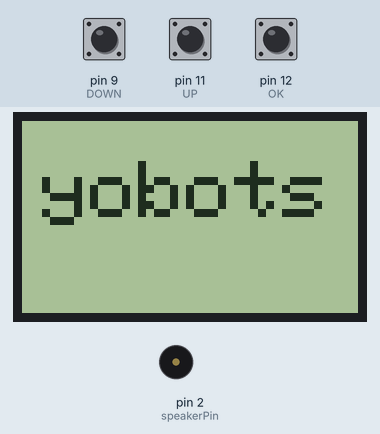
Bench run of a sketch on a simulated Arduino Uno, built with avr-gcc and run on an emulated ATmega328P. Shown: 84×48 one-colour display, buzzer (waves = sounding, pin HIGH). The test bench sets the inputs (shaded band); at power-on: pin 9 (DOWN) HIGH, pin 11 (UP) HIGH, pin 12 (OK) HIGH. Random numbers use the default seed unless the sketch sets one.

Above: at 0.1 s.

The sketch:

snake_and_pong_game.ino
```cpp
#include <EEPROM.h>
#include <Adafruit_GFX.h>
#include <Adafruit_PCD8544.h>


Adafruit_PCD8544 display = Adafruit_PCD8544(7, 6, 5, 4, 3);  //Initialise display object

// pin 7 - Serial clock out (SCLK)
// pin 6 - Serial data out (DIN)
// pin 5 - Data/Command select (D/C)
// pin 4 - LCD chip select (CS)
// pin 3 - LCD reset (RST)

int menuitem = 1;
int page =0;
volatile boolean up = false;
volatile boolean down = false;
volatile boolean middle = false;

int downButtonState = 0;
int upButtonState = 0;
int selectButtonState = 0;
int lastDownButtonState = 0;
int lastSelectButtonState = 0;
int lastUpButtonState = 0;

/********* constants *******/
#define PIN_SCE   4
#define PIN_RESET 3
#define PIN_DC    5
#define PIN_SDIN  6
#define PIN_SCLK  7

#define LCD_C     LOW
#define LCD_D     HIGH

#define LCD_X     84
#define LCD_Y     6

int barWidth = 16;
int barHeight = 4;
int ballPerimeter = 4;
unsigned int bar1X = 0;
unsigned int bar1Y = 0;
unsigned int bar2X = 0;
unsigned int bar2Y = LCD_Y * 8 - barHeight;
int ballX = 0;
int ballY = 0;
boolean isBallUp = false;
boolean isBallRight = true;

byte pixels[LCD_X][LCD_Y];
unsigned long lastRefreshTime;
const int refreshInterval = 150;
byte gameState = 1;
byte ballSpeed = 2;
byte player1WinCount = 0;
byte player2WinCount = 0;
byte hitCount = 0;


#define LEFT 8
#define DOWN 9
#define RIGHT 10
#define UP 11
#define OK 12
#define MAX_WIDTH 84        //display 84x48
#define MAX_HEIGHT 48
#define speakerPin 2

boolean dl=false,dr=false,du=false,dd=false;   // to check in which direction the snake is currently moving

int x[200],y[200],i,slength,tempx=10,tempy=10,xx,yy;
unsigned int high;
uint8_t bh,bl;
int xegg,yegg;
int freq,tb;
int l,r,u,d,p;
unsigned long time=280,beeptime=50;
int score=0,flag=0;


void setup()
{
  Serial.begin(9600);         //Begin Serial Communication
  display.begin();
  display.clearDisplay();


  pinMode(LEFT,INPUT);         //Directional keys and pause
  pinMode(RIGHT,INPUT);
  pinMode(UP,INPUT);
  pinMode(DOWN,INPUT);
  pinMode(OK,INPUT);

  pinMode(speakerPin,OUTPUT);  //Buzzer pin

  digitalWrite(LEFT,HIGH);     //Active low keys
  digitalWrite(RIGHT,HIGH);
  digitalWrite(UP,HIGH);
  digitalWrite(DOWN,HIGH);
  digitalWrite(OK,HIGH);


  display.setContrast(25);
  slength=3;                 //Start with snake length 8

  xegg=(display.width())/2;

  yegg=(display.height())/2;

  display.setTextSize(2);          //Initial Display
  display.setTextColor(BLACK);
  display.setCursor(5,10);
  display.print("yobots");
  display.setCursor(10,40);
  display.print("....");
  display.display();
  delay(4000);
  display.clearDisplay();

}


//Movement Begins after here
void loop()
{

  drawMenu();
   downButtonState = digitalRead(DOWN);
  selectButtonState = digitalRead(OK);
  upButtonState =   digitalRead(UP);
  checkIfDownButtonIsPressed();
  checkIfUpButtonIsPressed();
  checkIfSelectButtonIsPressed();
    for(i=0;i<=slength;i++)      //Set starting coordinates of snake
  {
    x[i]=25-3*i;
    y[i]=10;
  }

  for(i=0;i<slength;i++)         //Draw the snake
     {
     display.drawCircle(x[i],y[i],2,BLACK);
     }
     display.display();

dr=true;    //Going to move right initially


  if (up &&  page ==1)
  {
    up = false;
    menuitem--;
    if (menuitem ==0)
    {
      menuitem =4;
    }
     if (down && page == 1) {
    down = false;
    menuitem++;
    if (menuitem==3)
    {
      menuitem=2;
    }
  }
}
}


void movesnake()
{
  l=digitalRead(LEFT);      //Continuously Check the Keys
  d=digitalRead(DOWN);
  r=digitalRead(RIGHT);
  u=digitalRead(UP);
  p=digitalRead(OK);


if(flag==0)
{
direct();    //When key is pressed,this will change the coordinates accordingly and set flag to 1
             //flag would be set to 1 so that direction is not changed multiple times in a short duration
}


  if(millis()%time==0)     //this condition becomes true after every 'time' milliseconds...millis() returns the time since launch of program
{


     if(flag==0)                                   //flag 0 means no directional key has been pressed in the last 'time' milliseconds
     {
       if(dr==true){tempx=x[0]+3;tempy=y[0];}      // so the snake moves one step in the direction it is moving currently
       if(dl==true){tempx=x[0]-3;tempy=y[0];}      //The new coordinates of head of snake goes in tempx,tempy
       if(du==true){tempy=y[0]-3;tempx=x[0];}
       if(dd==true){tempy=y[0]+3;tempx=x[0];}
     }

   flag=0;
     checkgame();                              //Check if snake has met egg or coincided with itself
      checkegg();

 if(tempx<=0){tempx=84+tempx;}     //If the new coordinates are out of screen, set them accordingly
 if(tempx>=84){tempx=tempx-84;}
 if(tempy<=0){tempy=48+tempy;}
 if(tempy>=48){tempy=tempy-48;}

 for(i=0;i<=slength;i++)        //Change the coordinates of all points of snake
  {
   xx=x[i];
   yy=y[i];
   x[i]=tempx;
   y[i]=tempy;
   tempx=xx;
   tempy=yy;
  }

drawsnake();           //Draw the snake and egg at the new coordinates
}
}


void checkgame()       //Game over checker
{
  for(i=1;i<slength;i++)               //Checking if the coordinates of head have become equal to one of the non head points of snake
  {
    if(x[i]==x[0] && y[i]==y[0])
    {

      bh=EEPROM.read(1);
      bl=EEPROM.read(0);
      high=(((0xff00+bh)<<8) + bl);

      if(score>high)
      {
        high=score;
        bh=(high >> 8);
        bl=high & 0xff;

        EEPROM.write(1,bh);
        EEPROM.write(0,bl);
      }

      display.clearDisplay();
      display.setTextColor(BLACK);
      display.setTextSize(1);
      display.setCursor(20,12);
      display.print("Game Over");
      display.setCursor(15,30);
      display.print("Score: ");
      display.print(score);
      display.setCursor(15,40);
      display.print("High: ");
      display.print(high);

      display.display();
      beep(20,5000);


      display.clearDisplay();

      slength=8;              //Resetting the values
      score=0;
      time=280;

      redraw();              //Restart game by drawing snake with the resetted length and score
    }
  }

}

void checkegg()      //Snake meets egg
{
  if(x[0]==xegg or x[0]==(xegg+1) or x[0]==(xegg+2) or x[0]==(xegg-1))      //Snake in close vicinity of egg
  {
    if(y[0]==yegg or y[0]==(yegg+1) or y[0]==(yegg+2) or y[0]==(yegg-1))
    {
      score+=1;                       //Increase length,score and increase movement speed by decreasing 'time'
      slength+=1;
      if(time>=90)
      {time-=20;}

      display.fillRect(xegg,yegg,3,3,WHITE);      //Delete the consumed egg

      display.display();


      beep(35,beeptime);              //Beep with a sound of 35Hz for 'beeptime' ms
      xegg=random(1,80);              //Create New egg randomly
      yegg=random(1,40);
    }
  }
}


void direct()                  //Check if user pressed any keys and change direction if so
{
  if(l==LOW and dr==false)       //when key LEFT is pressed ,L will become low
  {
    dl=true;du=false;dd=false;
    tempx=x[0]-3;                //Save the new coordinates of head in tempx,tempy
    tempy=y[0];
    flag=1;                     //Do not change direction any further for the ongoing 'time' milliseconds
  }
  else if(r==LOW and dl==false)
  {
    dr=true;du=false;dd=false;
    tempx=x[0]+3;
    tempy=y[0];
    flag=1;
  }
  else if(u==LOW and dd==false)
  {
    du=true;dl=false;dr=false;
    tempy=y[0]-3;
    tempx=x[0];
    flag=1;
  }
  else if(d==LOW and du==false)
  {
    dd=true;dl=false;dr=false;
    tempy=y[0]+3;
    tempx=x[0];
    flag=1;
  }
  else if(p==LOW)               //Pause game for 5 seconds
  {
  display.clearDisplay();

  display.setTextColor(BLACK);
  for(i=5;i>0;i--)
    {
     display.setCursor(25,10);
     display.setTextSize(1);
     display.print("PAUSED");
     display.setCursor(40,30);
     display.print(i);
     display.display();
     delay(1000);
     display.clearDisplay();
    }
    redraw();          //Redraw the snake and egg at the same position as it was
  }
}


void drawsnake()        //Draw snake and egg at newly changed positions
{
  display.fillRect(xegg,yegg,3,3,BLACK);       //Draw egg at new pos

  display.drawCircle(x[0],y[0],2,BLACK);       //Draw new head of snake
  display.drawCircle(x[slength],y[slength],2,WHITE);   //Delete old tail of snake

  display.display();

}

void redraw()   //Redraw ALL POINTS of snake and egg
{
  display.fillRect(xegg,yegg,3,3,BLACK);
  for(i=0;i<slength;i++)
     {
     display.drawCircle(x[i],y[i],2,BLACK);

     }
     display.display();
}


void beep (int freq,long tb)           //This function creates a sound of frequency 'freq' Hz and for a duration of 'tb' milliseconds
{
    int x;
    long delayAmount = (long)(500/freq);       //Calculate time duration of half cycle
    long loopTime = (long)(tb/(delayAmount*2));   //Calculate no. of cycles
    for (x=0;x<loopTime;x++)   // One iteration produces sound for one cycle
    {
        digitalWrite(speakerPin,HIGH);   //High for half cycle
        delay(delayAmount);
        digitalWrite(speakerPin,LOW);    //Low for half cycle
        delay(delayAmount);
    }

    delay(2);
    //a little delay to make all notes sound separate
}


void restartGame(){
   ballSpeed = 1;
   gameState = 1;
   ballX = random(0, 60);
   ballY = 20;
   isBallUp = false;
   isBallRight = true;
   hitCount = 0;
}

void refreshScreen(){
  if(gameState == 1){
    for(int y = 0; y < LCD_Y; y++){
        for(int x = 0; x < LCD_X; x++){
           byte pixel = 0x00;
           int realY = y * 8;
           // draw ball if in the frame
           if(x >= ballX && x <= ballX + ballPerimeter -1 && ballY + ballPerimeter > realY && ballY < realY + 8 ){
             byte ballMask = 0x00;
             for(int i = 0; i < realY + 8 - ballY; i++){
               ballMask = ballMask >> 1;
               if(i < ballPerimeter)
                 ballMask = 0x80 | ballMask;
             }
             pixel = pixel | ballMask;
           }

           // draw bars if in the frame
           if(x >= bar1X && x <= bar1X + barWidth -1 && bar1Y + barHeight > realY && bar1Y < realY + 8 ){
             byte barMask = 0x00;
             for(int i = 0; i < realY + 8 - bar1Y; i++){
               barMask = barMask >> 1;
               if(i < barHeight)
                 barMask = 0x80 | barMask;
             }
             pixel = pixel | barMask;
           }

           if(x >= bar2X && x <= bar2X + barWidth -1 && bar2Y + barHeight > realY && bar2Y < realY + 8 ){
             byte barMask = 0x00;
             for(int i = 0; i < realY + 8 - bar2Y; i++){
               barMask = barMask >> 1;
               if(i < barHeight)
                 barMask = 0x80 | barMask;
             }
             pixel = pixel | barMask;
           }
           LcdWrite(LCD_D, pixel);
         }
    }
  } else if(gameState == 2){

  }
}

void update()
{
  if(gameState == 1){
     int barMargin = LCD_X;
     int pot1 = analogRead(A0); //read potentiometers and set the bar positions
     int pot2 = analogRead(A1);
     bar1X = (pot1) / 2 * LCD_X / 512;
     bar2X = pot2 / 2 * LCD_X / 512;

     if(bar1X > barMargin) bar1X = barMargin;
     if(bar2X > barMargin) bar2X = barMargin;

     //move the ball now
     if(isBallUp)
       ballY -= ballSpeed;
     else
       ballY += ballSpeed;
     if(isBallRight)
       ballX += ballSpeed;
     else
       ballX -= ballSpeed;
     //check collisions
     if(ballX < 1){
       isBallRight = true;
       ballX = 0;
     }
     else if(ballX > LCD_X - ballPerimeter - 1){
       isBallRight = false;
       ballX = LCD_X - ballPerimeter;
     }
     if(ballY < barHeight){
       if(ballX + ballPerimeter >= bar1X && ballX <= bar1X + barWidth){ // ball bounces from bar1
         isBallUp = false;
         if(ballX + ballPerimeter/2 < bar1X + barWidth/2)
           isBallRight = false;
         else
           isBallRight = true;
         ballY = barHeight;
         if(++hitCount % 10 == 0 && ballSpeed < 5)
           ballSpeed++;
       }else{ //player2 wins
         gameState = 2;
         player2WinCount++;
       }
     }
     if(ballY + ballPerimeter > LCD_Y * 8 - barHeight){
       if(ballX + ballPerimeter >= bar2X && ballX <= bar2X + barWidth){ //ball bounces from bar2
         isBallUp = true;
         if(ballX + ballPerimeter/2 < bar2X + barWidth/2)
           isBallRight = false;
         else
           isBallRight = true;
         ballY = LCD_Y * 8 - barHeight - ballPerimeter;
         if(++hitCount % 10 == 0 && ballSpeed < 5)
           ballSpeed++;
       }else{ // player 1 wins
         gameState = 2;
         player1WinCount++;
       }
     }
  }else if(gameState == 2){
      for(int i =0; i < 4; i++){
        LcdWrite(LCD_C, 0x0D );  // LCD in inverse mode.
        delay(300);
        LcdWrite(LCD_C, 0x0C );  // LCD in inverse mode.
        delay(300);
      }
      restartGame();
  }
}

void LcdInitialise(void){
  pinMode(PIN_SCE, OUTPUT);
  pinMode(PIN_RESET, OUTPUT);
  pinMode(PIN_DC, OUTPUT);
  pinMode(PIN_SDIN, OUTPUT);
  pinMode(PIN_SCLK, OUTPUT);
  delay(200);
  digitalWrite(PIN_RESET, LOW);
  delay(500);
  digitalWrite(PIN_RESET, HIGH);
  LcdWrite(LCD_C, 0x21 );  // LCD Extended Commands.
  LcdWrite(LCD_C, 0xB1 );  // Set LCD Vop (Contrast).
  LcdWrite(LCD_C, 0x04 );  // Set Temp coefficent. //0x04
  LcdWrite(LCD_C, 0x14 );  // LCD bias mode 1:48. //0x13
  LcdWrite(LCD_C, 0x0C );  // LCD in normal mode.
  LcdWrite(LCD_C, 0x20 );
  LcdWrite(LCD_C, 0x80 ); //select X Address 0 of the LCD Ram
  LcdWrite(LCD_C, 0x40 ); //select Y Address 0 of the LCD Ram - Reset is not working for some reason, so I had to set these addresses
  LcdWrite(LCD_C, 0x0C );
}

void LcdWrite(byte dc, byte data){
  digitalWrite(PIN_DC, dc);
  digitalWrite(PIN_SCE, LOW);
  shiftOut(PIN_SDIN, PIN_SCLK, MSBFIRST, data);
  digitalWrite(PIN_SCE, HIGH);
}

void checkIfDownButtonIsPressed()
  {
    if (downButtonState != lastDownButtonState)
  {
    if (downButtonState == 0)
    {
      down=true;
    }
    delay(50);
  }
   lastDownButtonState = downButtonState;
  }

void checkIfUpButtonIsPressed()
{
  if (upButtonState != lastUpButtonState)
  {
    if (upButtonState == 0) {
      up=true;
    }
    delay(50);
  }
   lastUpButtonState = upButtonState;
}

void checkIfSelectButtonIsPressed()
{
   if (selectButtonState != lastSelectButtonState)
  {
    if (selectButtonState == 0) {
      middle=true;
    }
    delay(50);
  }
   lastSelectButtonState = selectButtonState;
}

void drawMenu()
  {

  if (page==1)
  {
    display.setTextSize(1);
    display.clearDisplay();
    display.setTextColor(BLACK, WHITE);
    display.setCursor(15, 0);
    display.print("SELECT GAME");
    display.drawFastHLine(0,10,83,BLACK);
    display.setCursor(0, 15);

    if (menuitem==1)
    {
      display.setTextColor(WHITE, BLACK);
    }
    else
    {
      display.setTextColor(BLACK, WHITE);
    }
    display.print(">SNAKE");
    display.setCursor(0, 25);

    if (menuitem==2)
    {
      display.setTextColor(WHITE, BLACK);
    }
    else
    {
      display.setTextColor(BLACK, WHITE);
    }
    display.print(">PONG ");

    display.display();
  }


  else if (page==2)
  {
   // drawsnake();

  }
  }
```
